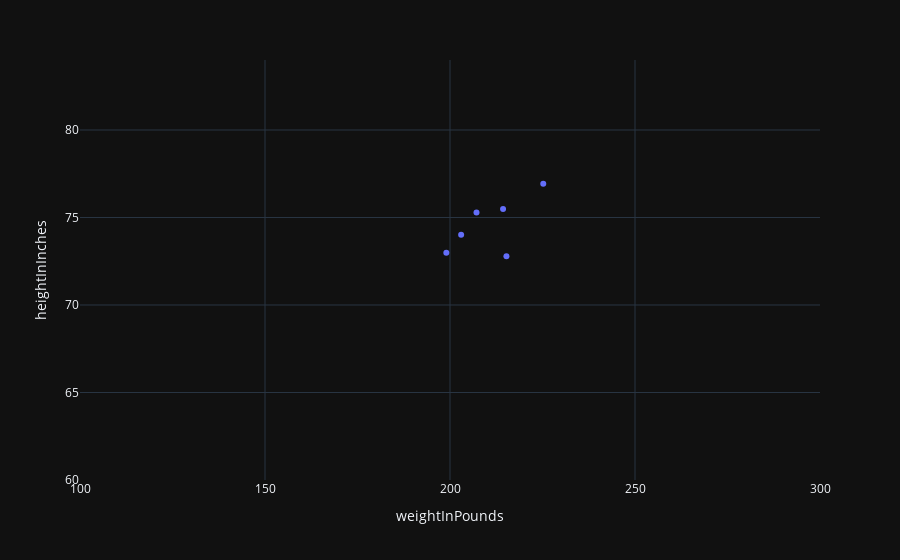

The cell this chart's notebook holds for it:
### Code cell
fig = px.scatter(
    BIO_STATS,
    x='weightInPounds',
    y='heightInInches',
    hover_name='playerName',
    range_x=(100, 300),
    range_y=(60, 84),
)
fig.show()

### Figure 1 — Plotly figure (JSON) as saved in the notebook; plotly's stock layout.template omitted (floating-point values rounded to 4 significant figures)
{"data": [{"hovertemplate": "<b>%{hovertext}</b><br><br>weightInPounds=%{x}<br>heightInInches=%{y}<extra></extra>", "hovertext": ["Gabriel Landeskog", "Aleksander Barkov", "Dylan Cozens", "Quinton Byfield", "Dylan Larkin", "Mika Zibanejad"], "legendgroup": "", "marker": {"color": "#636efa", "symbol": "circle"}, "mode": "markers", "name": "", "orientation": "v", "showlegend": false, "type": "scatter", "x": [215.3, 214.3, 207.2, 225.2, 199.0, 203.0], "xaxis": "x", "y": [72.79, 75.49, 75.28, 76.93, 72.99, 74.01], "yaxis": "y"}], "layout": {"legend": {"tracegroupgap": 0}, "margin": {"t": 60}, "xaxis": {"anchor": "y", "domain": [0, 1], "range": [100, 300], "title": {"text": "weightInPounds"}}, "yaxis": {"anchor": "x", "domain": [0, 1], "range": [60, 84], "title": {"text": "heightInInches"}}}}
